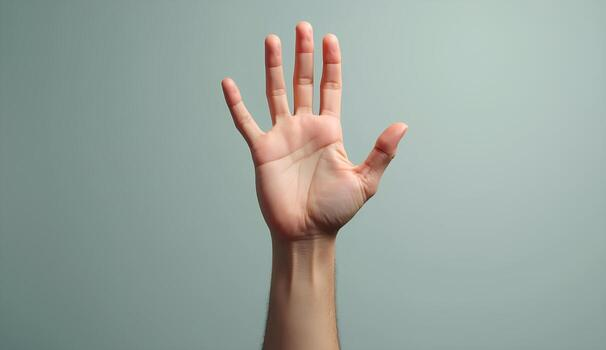
#> input picture Lab_08_12_vision_system/python_program_model/hand_photo.jpg, 606 x 350 px
$ python hand_recon.py
#> lines starting #> are read from the running program, lines starting #| are printed output that depends on the picture; after the words box and inside, x2 and y2 are one past the last pixel; in counts of white or black regions, pixels touching at a corner belong together
import cv2
import numpy as np
from matplotlib import pyplot as plt

import cv2
import numpy as np


IMG_SIZE = 64;

YCBCR_MULT = np.array([[0.299, 0.587, 0.114],
                       [-0.168736, -0.331264, 0.5],
                       [0.5, -0.418688, -0.081312]],
                      dtype=float)

YCBCR_ADDER = np.array([0, 128, 128]).T

T_A = 77
T_B = 127
T_C = 133
T_D = 173

I = cv2.imread("hand_photo.jpg")
#> I is the input picture: shape (350, 606, 3); mean B, G, R 157.4, 163.9, 152.8
I = cv2.resize(I, (IMG_SIZE, IMG_SIZE))
#> I: shape (64, 64, 3)

cv2.imshow("Scaled", I)
cv2.waitKey(0)
cv2.destroyAllWindows()
cv2.imwrite("hand_recon.ppm", I)

I = cv2.cvtColor(I, cv2.COLOR_BGR2RGB)
I_YCbCr = np.zeros_like(I, dtype=np.uint8)

for y in range(IMG_SIZE):
    for x in range(IMG_SIZE):
        I_YCbCr[y,x] = YCBCR_MULT @ I[y,x,:] + YCBCR_ADDER
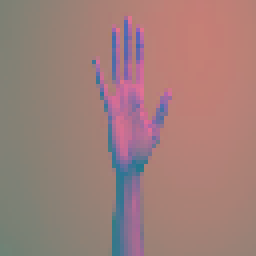
#> I_YCbCr: shape (64, 64, 3) (shown 4 times larger); mean R, G, B 159.1, 126.3, 122.2

I_y = I_YCbCr[:,:,0]
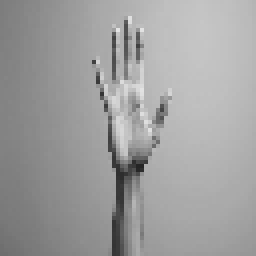
#> I_y: shape (64, 64) (shown 4 times larger); min 36, max 227, mean 159.1
I_cb = I_YCbCr[:,:,1]
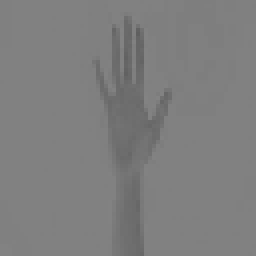
#> I_cb: shape (64, 64) (shown 4 times larger); min 95, max 131, mean 126.3
I_cr = I_YCbCr[:,:,2]
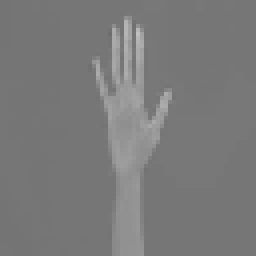
#> I_cr: shape (64, 64) (shown 4 times larger); min 109, max 192, mean 122.2

cv2.imshow("YCbCr", I_YCbCr)
cv2.waitKey(0)
cv2.destroyAllWindows()

cv2.imwrite("hand_YCbCr.ppm", I_YCbCr)

I_bin = np.zeros_like(I_y)
I_bin[(I_cb > T_A) & (I_cb < T_B) & (I_cr > T_C) & (I_cr < T_D)] = 255

cv2.imshow("maska", I_bin)
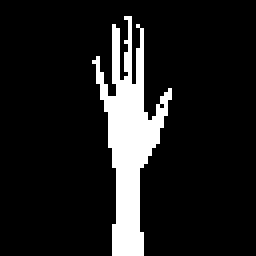
#> window 'maska': shape (64, 64) (shown 4 times larger); 11.8% white; 1 white region, box (x1, y1, x2, y2) and area: (23, 4, 43, 64) 482
cv2.waitKey(0)
cv2.destroyAllWindows()

I_bin = cv2.medianBlur(I_bin, 5)

cv2.imshow("maska po filtracji", I_bin)
cv2.waitKey(0)
cv2.destroyAllWindows()


I_mask = I_bin // 255

m00 = np.sum(I_mask)
Y, X = np.indices(I_mask.shape)

m10 = np.sum(X * I_mask)
m01 = np.sum(Y * I_mask)

x_sc = (m10 / m00).astype(np.uint8)
y_sc = (m01 / m00).astype(np.uint8)


I_bin = cv2.cvtColor(I_bin, cv2.COLOR_GRAY2BGR)
#> I_bin: shape (64, 64, 3); 11% white; 1 white region, box (x1, y1, x2, y2) and area: (26, 8, 42, 64) 450

cv2.line(I_bin, (x_sc, 0), (x_sc, IMG_SIZE), (0,0,255), 1)
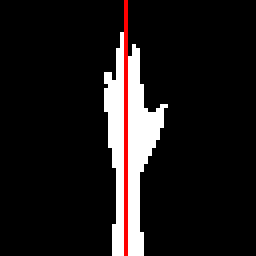
#> I_bin: shape (64, 64, 3) (shown 4 times larger); mean B, G, R 24.8, 24.8, 28.8
cv2.line(I_bin, (0, y_sc), (IMG_SIZE, y_sc), (0,0,255), 1)
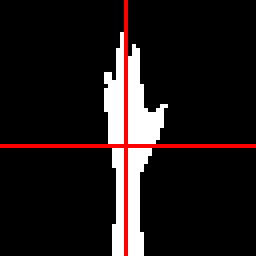
#> I_bin: shape (64, 64, 3) (shown 4 times larger); 1.54% of pixels changed, all inside (x1, y1, x2, y2) = (0, 36, 64, 37)

cv2.imshow("Binarized", I_bin)
cv2.waitKey(0)
cv2.destroyAllWindows()
